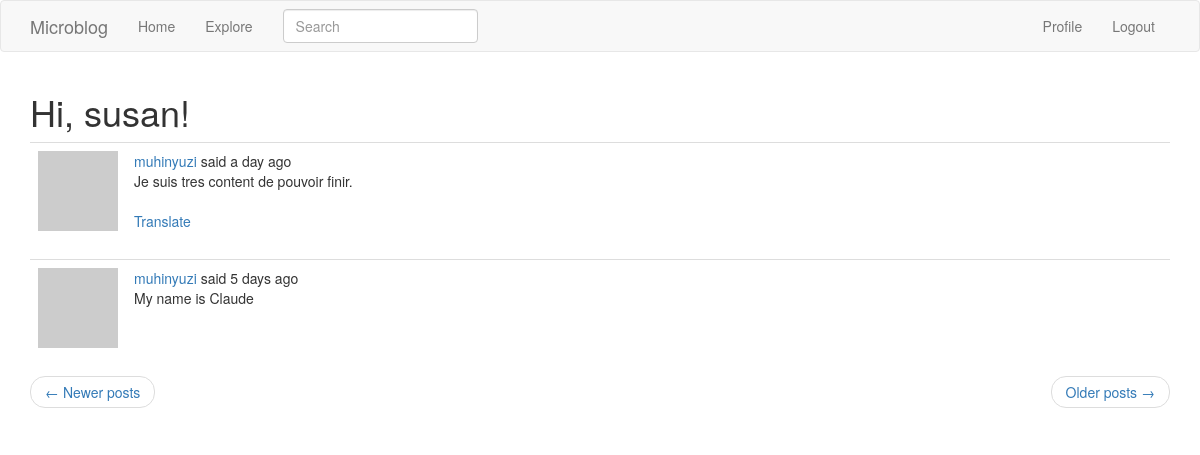
Screenshot of /explore?page=2 (signed in) with the database file from the repository.
### app/models.py (models this page shows, shortened)
class User(UserMixin, db.Model):
    id = db.Column(db.Integer, primary_key=True)
    username = db.Column(db.String(64), index=True, unique=True)
    email = db.Column(db.String(120), index=True, unique=True)
    password_hash = db.Column(db.String(128))
    posts = db.relationship('Post', backref='author', lazy='dynamic')
    about_me = db.Column(db.String(140))
    last_seen = db.Column(db.DateTime, default=datetime.utcnow)
    followed = db.relationship(
        'User', secondary=followers,
        primaryjoin=(followers.c.follower_id == id),
        secondaryjoin=(followers.c.followed_id == id),
        backref=db.backref('followers', lazy='dynamic'), lazy='dynamic')
    def avatar(self, size):
        digest = md5(self.email.lower().encode('utf-8')).hexdigest()
        return 'https://www.gravatar.com/avatar/{}?d=identicon&s={}'.format(
            digest, size)

class SearchableMixin(object):
    @classmethod
    def before_commit(cls, session):
        session._changes = {
            'add': list(session.new),
            'update': list(session.dirty),
            'delete': list(session.deleted)
        }
    @classmethod
    def after_commit(cls, session):
        for obj in session._changes['add']:
            if isinstance(obj, SearchableMixin):
                add_to_index(obj.__tablename__, obj)
        for obj in session._changes['update']:
            if isinstance(obj, SearchableMixin):
                add_to_index(obj.__tablename__, obj)
        for obj in session._changes['delete']:
            if isinstance(obj, SearchableMixin):
                remove_from_index(obj.__tablename__, obj)
        session._changes = None

class Post(SearchableMixin, db.Model):
    __searchable__ = ['body']
    id = db.Column(db.Integer, primary_key=True)
    body = db.Column(db.String(140))
    timestamp = db.Column(db.DateTime, index=True, default=datetime.utcnow)
    user_id = db.Column(db.Integer, db.ForeignKey('user.id'))
    language = db.Column(db.String(5))

### app/main/routes.py (the view)
@bp.route('/explore')
@login_required
def explore():
    page = request.args.get('page', 1, type=int)
    posts = Post.query.order_by(Post.timestamp.desc()).paginate(
        page, current_app.config['POSTS_PER_PAGE'], False)
    next_url = url_for('main.explore', page=posts.next_num) \
        if posts.has_next else None
    prev_url = url_for('main.explore', page=posts.prev_num) \
        if posts.has_prev else None
    return render_template('index.html', title=_('Explore'),
                           posts=posts.items, next_url=next_url,
                           prev_url=prev_url)

### app/main/forms.py
class SearchForm(FlaskForm):
    q = StringField(_l('Search'), validators=[DataRequired()])
    def __init__(self, *args, **kwargs):
        if 'formdata' not in kwargs:
            kwargs['formdata'] = request.args
        if 'csrf_enabled' not in kwargs:
            kwargs['csrf_enabled'] = False
        super(SearchForm, self).__init__(*args, **kwargs)

### app/main/routes.py (called while the page is built)
@bp.before_app_request
def before_request():
    if current_user.is_authenticated:
        current_user.last_seen = datetime.utcnow()
        db.session.commit()
        g.search_form = SearchForm()
    g.locale = str(get_locale())

### app/models.py (called while the page is built)
@login.user_loader
def load_user(id):
    return User.query.get(int(id))

### app/templates/index.html (shortened to what this page needs)
{% extends "base.html" %}
{% import 'bootstrap/wtf.html' as wtf %}
{% block app_content %}
    <h1>{{ _('Hi, %(username)s!', username=current_user.username) }}</h1>
    {% for post in posts %}
        {% include '_post.html' %}
    {% endfor %}
    <nav aria-label="...">
        <ul class="pager">
            <li class="previous{% if not prev_url %} disabled{% endif %}">
                <a href="{{ prev_url or '#' }}">
                    <span aria-hidden="true">&larr;</span> {{ _('Newer posts') }}
                </a>
            </li>
            <li class="next{% if not next_url %} disabled{% endif %}">
                <a href="{{ next_url or '#' }}">
                    {{ _('Older posts') }} <span aria-hidden="true">&rarr;</span>
                </a>
            </li>
        </ul>
    </nav>
{% endblock %}

### app/templates/_post.html (shortened to what this page needs)
    <table class="table table-hover">
        <tr>
            <td width="70px">
                <a href="{{ url_for('main.user', username=post.author.username) }}">
                    <img src="{{ post.author.avatar(70) }}" />
                </a>
            </td>
            <td>
                {{ _('%(username)s said %(when)s',
                    username=user_link, when=moment(post.timestamp).fromNow()) }}
                <br>
                <span id="post{{ post.id }}">{{ post.body }}</span>
                {% if post.language and post.language != g.locale %}
                <br><br>
                <span id="translation{{ post.id }}">
                    <a href="javascript:translate(
                                '#post{{ post.id }}',
                                '#translation{{ post.id }}',
                                '{{ post.language }}',
                                '{{ g.locale }}');">{{ _('Translate') }}</a>
                </span>
                {% endif %}
            </td>
        </tr>
    </table>

### rows the page displays
Post: body "Je suis tres content de pouvoir finir."
Post: body "My name is Claude"
